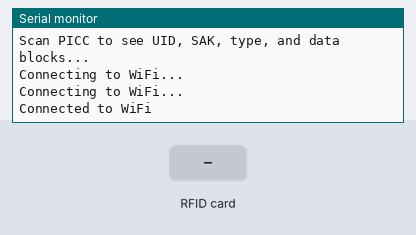
Simulated run of this sketch. Board: ESP8266 (NodeMCU). Parts: the last lines printed to the serial monitor. Inputs (shaded band) come from the test bench. WiFi joins after 1.5 s; servers stay silent unless stated; uploads are accepted with an empty reply.

Above: at 3.2 s.
3.3 s: RFID card 29 19 19 48 held to the reader
At 4.7 s:
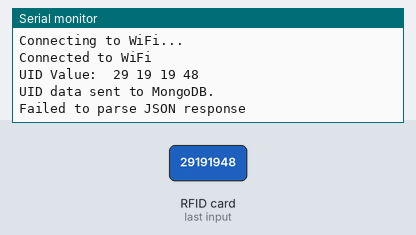
5.0 s: RFID card 5E 7A 19 C4 held to the reader
At 5.18 s:
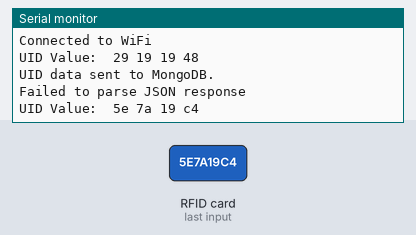

The sketch:

RetrieveUser.ino
```cpp
#include <SPI.h>
#include <MFRC522.h>
#include <ESP8266WiFi.h>
#include <ESP8266HTTPClient.h>
#include <ArduinoJson.h>
#include <ESPping.h>
#include <Wire.h>

#define RST_PIN D9
#define SS_PIN D10

MFRC522 mfrc522(SS_PIN, RST_PIN);  // Create MFRC522 instance

const char* ssid = "P2201";
const char* password = "29191948";
const char* serverUrl = "http://192.168.1.8:3001/api/uid";

void setup() {
  Serial.begin(9600);  // Initialize serial communications with the PC

  while (!Serial){
    yield();  // Yield to handle background tasks while waiting for serial connection
  };     // Do nothing if no serial port is opened

  SPI.begin();         // Init SPI bus
  mfrc522.PCD_Init();  // Init MFRC522
  delay(4);            // Optional delay
  mfrc522.PCD_DumpVersionToSerial();  // Show details of PCD - MFRC522 Card Reader details
  Serial.println(F("Scan PICC to see UID, SAK, type, and data blocks..."));

  // Connect to Wi-Fi
  WiFi.begin(ssid, password);
  while (WiFi.status() != WL_CONNECTED) {
    delay(1000);
    Serial.println("Connecting to WiFi...");
  }
  Serial.println("Connected to WiFi");
}

void loop() {
  // Reset the loop if no new card present on the sensor/reader.
  if (!mfrc522.PICC_IsNewCardPresent()) {
    return;
  }

  // Select one of the cards
  if (!mfrc522.PICC_ReadCardSerial()) {
    return;
  }

  // Read UID from the card
  String uidString = "";
  for (byte i = 0; i < mfrc522.uid.size; i++) {
    uidString += String(mfrc522.uid.uidByte[i] < 0x10 ? " 0" : " ") + String(mfrc522.uid.uidByte[i], HEX);
  }
  Serial.println("UID Value: " + uidString);

  // Send UID data to MongoDB && retrieve data
  if (WiFi.status() == WL_CONNECTED) {
    WiFiClient client;
    HTTPClient http;
    http.begin(client, serverUrl);
    http.addHeader("Content-Type", "application/json");

    StaticJsonDocument<200> doc;
    doc["uid"] = uidString;
    String jsonString;
    serializeJson(doc, jsonString);

    int httpResponseCode = http.POST(jsonString);
    if (httpResponseCode > 0) {
      String response = http.getString();
      Serial.println("UID data sent to MongoDB.");
    } else {
      Serial.println("Error sending UID data to MongoDB. HTTP error code: " + String(httpResponseCode));
    }

    if (httpResponseCode == HTTP_CODE_OK) {
      String response = http.getString();
      StaticJsonDocument<256> doc;
      DeserializationError error = deserializeJson(doc, response);

      if (error) {
        Serial.println("Failed to parse JSON response");
        http.end();
        return;
      }

      bool isAdmin = doc["isAdmin"];
      String fullName = doc["fullName"].as<String>();

      if (isAdmin) {
        Serial.write("1");  // Send the command to rotate the stepper motor
        delay(5000);  // Delay to allow the rotation to complete before sending the next command
      } else {
        Serial.println("Access denied for user: " + fullName);
      }

    } else {
      Serial.println("Error retrieving user information. HTTP error code: " + String(httpResponseCode));
    }

    http.end();
  }

  // Halt PICC
  mfrc522.PICC_HaltA();

  delay(1000);
}
```

Measured:
- after the input at 3.3 s, the serial monitor: prints a new line at once (image 1)
- after the input at 5.0 s, the serial monitor: prints a new line at once (image 2)
